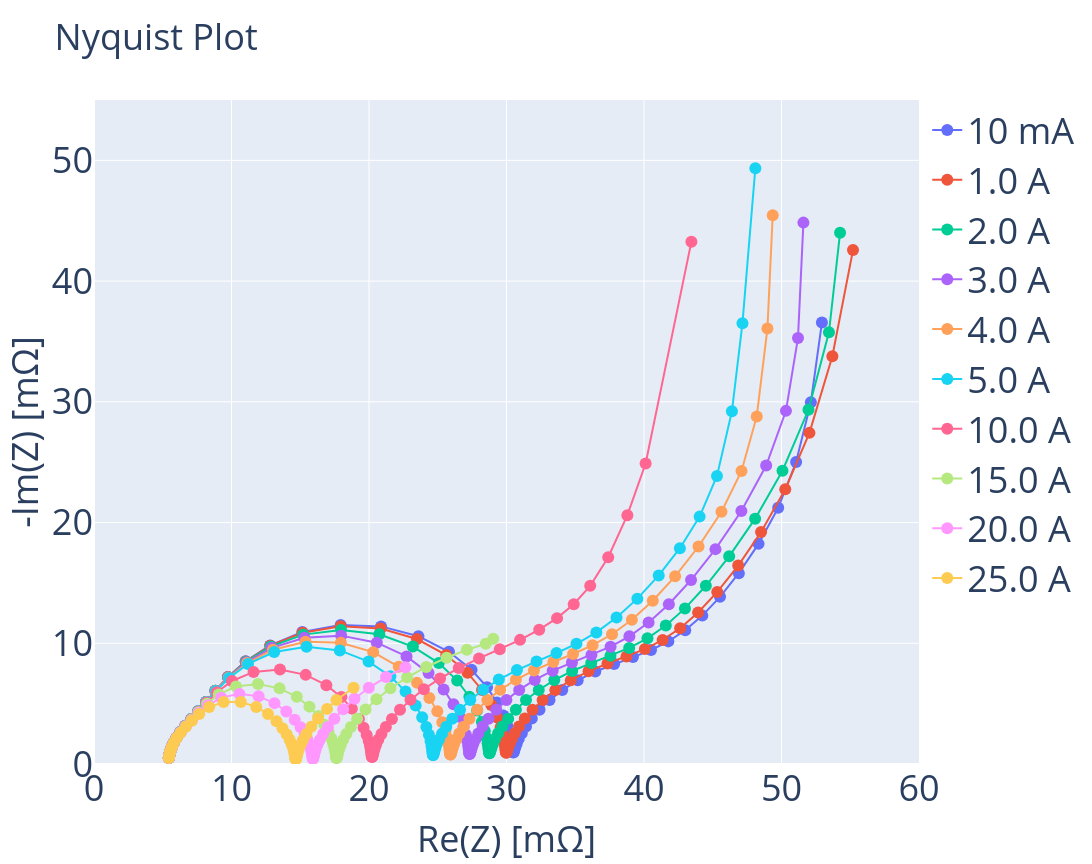

This figure's notebook cell:
### Code cell
plot_nyquist_filtered(list(results_C_rate.values()))
